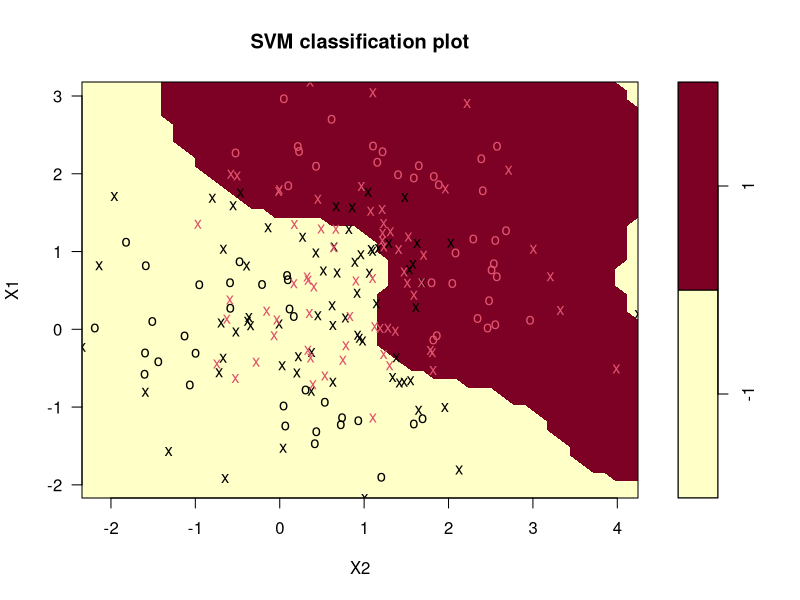
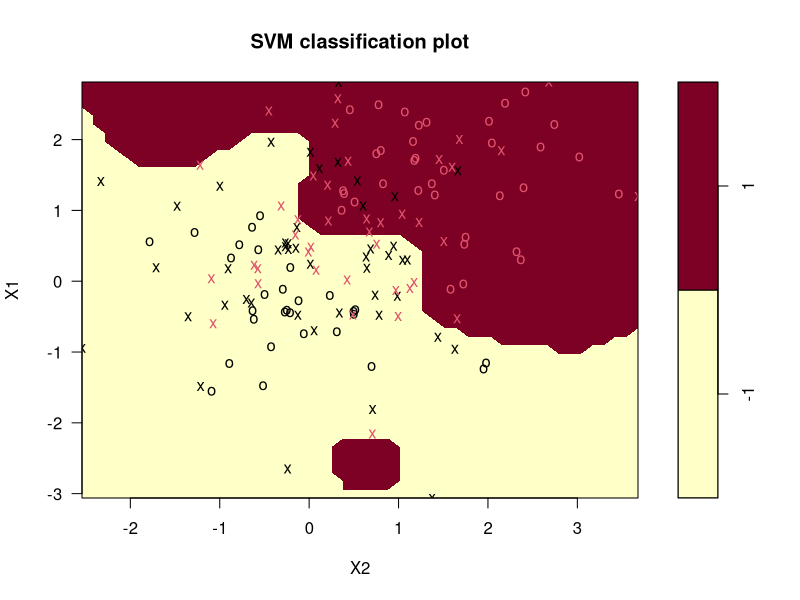

Generate these figures, in order, with R:
install.packages("e1071")
library("e1071")

# Example-1
x = matrix(rnorm(400), 200, 2) 
y = rep(c(-1, 1), c(100, 100)) 
x[y == 1,] = x[y == 1,] + 1 
data = data.frame(x, y = as.factor(y)) 
svm = svm(y ~ ., data = data, kernel = "radial",gamma=1, cost=1) 
summary(svm) 

plot(svm, data)

# Example-2
x = matrix(rnorm(300), 150, 2) 
y = rep(c(-1, 1), c(75, 75)) 
x[y == 1,] = x[y == 1,] + 1 
data = data.frame(x, y = as.factor(y)) 
svm = svm(y ~ ., data = data, kernel = "radial",gamma=1, cost=10) 
summary(svm) 
plot(svm, data)
